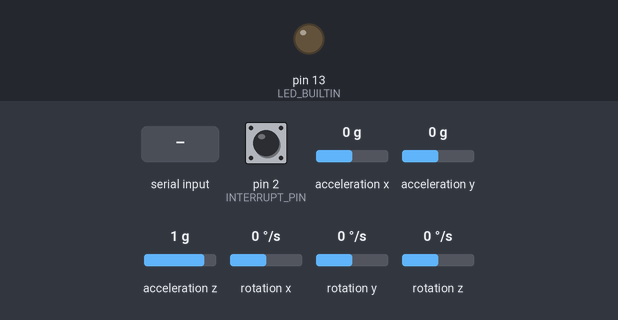
Bench run of a sketch on a simulated Arduino Uno, built with avr-gcc and run on an emulated ATmega328P. Shown: output pins drawn as LEDs (lit = HIGH). Dashed ring = blinking. Inputs (shaded band) come from the test bench; at power-on: acceleration x 0 g, acceleration y 0 g, acceleration z 1 g, rotation z 0 °/s, pin 2 (INTERRUPT_PIN) LOW, rotation x 0 °/s, rotation y 0 °/s. The sensor or clock chip raises its interrupt line as the real part does; what the sketch prints to the serial monitor is not drawn.

Above: at 0.9 s.
1.0 s: "1\n" received over Serial
At 2.29 s:
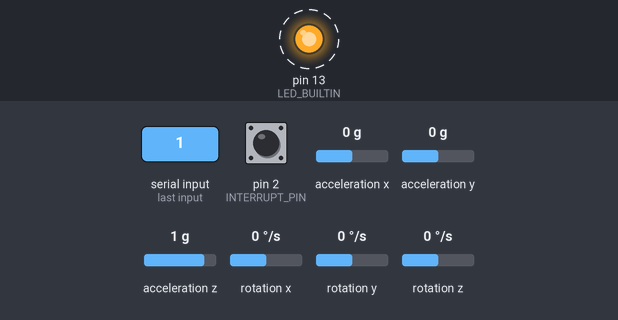
4.0 s: acceleration x set to -1.4 g
7.0 s: acceleration y set to -1.4 g
10.0 s: acceleration z set to -1.4 g
13.0 s: rotation z set to -192 °/s
16.0 s: rotation z set to 0 °/s
Timing chart, 0 to 66.5 s (numbered marks = the images above; inputs shaded):
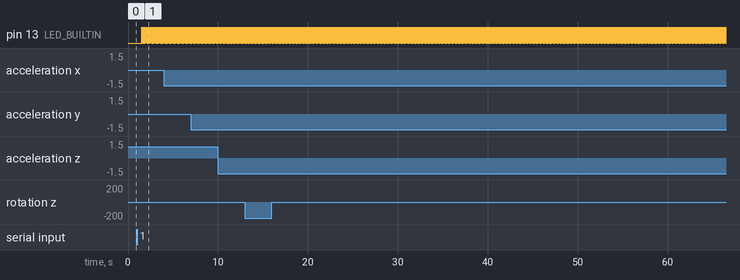

The sketch:

orientation_estimation_dmp.ino
```cpp
/*
  MPU6050 DMP6

  Digital Motion Processor or DMP performs complex motion processing tasks.
  - Fuses the data from the accel, gyro, and external magnetometer if applied,
  compensating individual sensor noise and errors.
  - Detect specific types of motion without the need to continuously monitor
  raw sensor data with a microcontroller.
  - Reduce workload on the microprocessor.
  - Output processed data such as quaternions, Euler angles, and gravity vectors.

  The code includes an auto-calibration and offsets generator tasks. Different
  output formats available.

  This code is compatible with the teapot project by using the teapot output format.

  Circuit: In addition to connection 3.3v, GND, SDA, and SCL, this sketch
  depends on the MPU6050's INT pin being connected to the Arduino's
  external interrupt #0 pin.

  The teapot processing example may be broken due FIFO structure change if using DMP
  6.12 firmware version.

  Find the full MPU6050 library documentation here:
  https://github.com/ElectronicCats/mpu6050/wiki

*/

#include "I2Cdev.h"
#include "MPU6050_6Axis_MotionApps20.h"
//#include "MPU6050_6Axis_MotionApps612.h" // Uncomment this library to work with DMP 6.12 and comment on the above library.

/* MPU6050 default I2C address is 0x68*/
MPU6050 mpu;
//MPU6050 mpu(0x69); //Use for AD0 high
//MPU6050 mpu(0x68, &Wire1); //Use for AD0 low, but 2nd Wire (TWI/I2C) object.

/* OUTPUT FORMAT DEFINITION-------------------------------------------------------------------------------------------
- Use "OUTPUT_READABLE_QUATERNION" for quaternion commponents in [w, x, y, z] format. Quaternion does not
suffer from gimbal lock problems but is harder to parse or process efficiently on a remote host or software
environment like Processing.

- Use "OUTPUT_READABLE_EULER" for Euler angles (in degrees) output, calculated from the quaternions coming
from the FIFO. EULER ANGLES SUFFER FROM GIMBAL LOCK PROBLEM.

- Use "OUTPUT_READABLE_YAWPITCHROLL" for yaw/pitch/roll angles (in degrees) calculated from the quaternions
coming from the FIFO. THIS REQUIRES GRAVITY VECTOR CALCULATION.
YAW/PITCH/ROLL ANGLES SUFFER FROM GIMBAL LOCK PROBLEM.

- Use "OUTPUT_READABLE_REALACCEL" for acceleration components with gravity removed. The accel reference frame
is not compensated for orientation. +X will always be +X according to the sensor.

- Use "OUTPUT_READABLE_WORLDACCEL" for acceleration components with gravity removed and adjusted for the world
reference frame. Yaw is relative if there is no magnetometer present.

-  Use "OUTPUT_TEAPOT" for output that matches the InvenSense teapot demo.
-------------------------------------------------------------------------------------------------------------------------------*/
#define OUTPUT_READABLE_YAWPITCHROLL
#define OUTPUT_READABLE_QUATERNION
//#define OUTPUT_READABLE_EULER
//#define OUTPUT_READABLE_REALACCEL
//#define OUTPUT_READABLE_WORLDACCEL
//#define OUTPUT_TEAPOT

int const INTERRUPT_PIN = 2;  // Define the interruption #0 pin
bool blinkState;

/*---MPU6050 Control/Status Variables---*/
bool DMPReady = false;  // Set true if DMP init was successful
uint8_t MPUIntStatus;   // Holds actual interrupt status byte from MPU
uint8_t devStatus;      // Return status after each device operation (0 = success, !0 = error)
uint16_t packetSize;    // Expected DMP packet size (default is 42 bytes)
uint8_t FIFOBuffer[64]; // FIFO storage buffer

/*---Orientation/Motion Variables---*/
Quaternion q;           // [w, x, y, z]         Quaternion container
VectorInt16 aa;         // [x, y, z]            Accel sensor measurements
VectorInt16 gy;         // [x, y, z]            Gyro sensor measurements
VectorInt16 aaReal;     // [x, y, z]            Gravity-free accel sensor measurements
VectorInt16 aaWorld;    // [x, y, z]            World-frame accel sensor measurements
VectorFloat gravity;    // [x, y, z]            Gravity vector
float euler[3];         // [psi, theta, phi]    Euler angle container
float ypr[3];           // [yaw, pitch, roll]   Yaw/Pitch/Roll container and gravity vector

/*-Packet structure for InvenSense teapot demo-*/
uint8_t teapotPacket[14] = { '$', 0x02, 0, 0, 0, 0, 0, 0, 0, 0, 0x00, 0x00, '\r', '\n' };

/*------Interrupt detection routine------*/
volatile bool MPUInterrupt = false;     // Indicates whether MPU6050 interrupt pin has gone high
void DMPDataReady() {
  MPUInterrupt = true;
}

void setup() {
  #if I2CDEV_IMPLEMENTATION == I2CDEV_ARDUINO_WIRE
    Wire.begin();
    Wire.setClock(400000); // 400kHz I2C clock. Comment on this line if having compilation difficulties
  #elif I2CDEV_IMPLEMENTATION == I2CDEV_BUILTIN_FASTWIRE
    Fastwire::setup(400, true);
  #endif

  Serial.begin(115200); //115200 is required for Teapot Demo output
  while (!Serial);

  /*Initialize device*/
  Serial.println(F("Initializing I2C devices..."));
  mpu.initialize();
  pinMode(INTERRUPT_PIN, INPUT);

  /*Verify connection*/
  Serial.println(F("Testing MPU6050 connection..."));
  if(mpu.testConnection() == false){
    Serial.println("MPU6050 connection failed");
    while(true);
  }
  else {
    Serial.println("MPU6050 connection successful");
  }

  /*Wait for Serial input*/
  Serial.println(F("\nSend any character to begin: "));
  while (Serial.available() && Serial.read()); // Empty buffer
  while (!Serial.available());                 // Wait for data
  while (Serial.available() && Serial.read()); // Empty buffer again

  /* Initializate and configure the DMP*/
  Serial.println(F("Initializing DMP..."));
  devStatus = mpu.dmpInitialize();

  /* Supply your gyro offsets here, scaled for min sensitivity */
  mpu.setXGyroOffset(0);
  mpu.setYGyroOffset(0);
  mpu.setZGyroOffset(0);
  mpu.setXAccelOffset(0);
  mpu.setYAccelOffset(0);
  mpu.setZAccelOffset(0);

  /* Making sure it worked (returns 0 if so) */
  if (devStatus == 0) {
    mpu.CalibrateAccel(6);  // Calibration Time: generate offsets and calibrate our MPU6050
    mpu.CalibrateGyro(6);
    Serial.println("These are the Active offsets: ");
    mpu.PrintActiveOffsets();
    Serial.println(F("Enabling DMP..."));   //Turning ON DMP
    mpu.setDMPEnabled(true);

    /*Enable Arduino interrupt detection*/
    Serial.print(F("Enabling interrupt detection (Arduino external interrupt "));
    Serial.print(digitalPinToInterrupt(INTERRUPT_PIN));
    Serial.println(F(")..."));
    attachInterrupt(digitalPinToInterrupt(INTERRUPT_PIN), DMPDataReady, RISING);
    MPUIntStatus = mpu.getIntStatus();

    /* Set the DMP Ready flag so the main loop() function knows it is okay to use it */
    Serial.println(F("DMP ready! Waiting for first interrupt..."));
    DMPReady = true;
    packetSize = mpu.dmpGetFIFOPacketSize(); //Get expected DMP packet size for later comparison
  }
  else {
    Serial.print(F("DMP Initialization failed (code ")); //Print the error code
    Serial.print(devStatus);
    Serial.println(F(")"));
    // 1 = initial memory load failed
    // 2 = DMP configuration updates failed
  }
  pinMode(LED_BUILTIN, OUTPUT);
}

void loop() {
  if (!DMPReady) return; // Stop the program if DMP programming fails.

  /* Read a packet from FIFO */
  if (mpu.dmpGetCurrentFIFOPacket(FIFOBuffer)) { // Get the Latest packet
    #ifdef OUTPUT_READABLE_YAWPITCHROLL
      /* Display Euler angles in degrees */
      mpu.dmpGetQuaternion(&q, FIFOBuffer);
      mpu.dmpGetGravity(&gravity, &q);
      mpu.dmpGetYawPitchRoll(ypr, &q, &gravity);
      Serial.print("ypr\t");
      Serial.print(ypr[0] * 180/M_PI);
      Serial.print("\t");
      Serial.print(ypr[1] * 180/M_PI);
      Serial.print("\t");
      Serial.println(ypr[2] * 180/M_PI);
    #endif

    #ifdef OUTPUT_READABLE_QUATERNION
      /* Display Quaternion values in easy matrix form: [w, x, y, z] */
      mpu.dmpGetQuaternion(&q, FIFOBuffer);
      Serial.print("quat\t");
      Serial.print(q.w);
      Serial.print("\t");
      Serial.print(q.x);
      Serial.print("\t");
      Serial.print(q.y);
      Serial.print("\t");
      Serial.println(q.z);
    #endif

    #ifdef OUTPUT_READABLE_EULER
      /* Display Euler angles in degrees */
      mpu.dmpGetQuaternion(&q, FIFOBuffer);
      mpu.dmpGetEuler(euler, &q);
      Serial.print("euler\t");
      Serial.print(euler[0] * 180/M_PI);
      Serial.print("\t");
      Serial.print(euler[1] * 180/M_PI);
      Serial.print("\t");
      Serial.println(euler[2] * 180/M_PI);
    #endif

    #ifdef OUTPUT_READABLE_REALACCEL
      /* Display real acceleration, adjusted to remove gravity */
      mpu.dmpGetQuaternion(&q, FIFOBuffer);
      mpu.dmpGetAccel(&aa, FIFOBuffer);
      mpu.dmpGetGravity(&gravity, &q);
      mpu.dmpGetLinearAccel(&aaReal, &aa, &gravity);
      Serial.print("areal\t");
      Serial.print(aaReal.x);
      Serial.print("\t");
      Serial.print(aaReal.y);
      Serial.print("\t");
      Serial.println(aaReal.z);
    #endif

    #ifdef OUTPUT_READABLE_WORLDACCEL
      /* Display initial world-frame acceleration, adjusted to remove gravity
      and rotated based on known orientation from Quaternion */
      mpu.dmpGetQuaternion(&q, FIFOBuffer);
      mpu.dmpGetAccel(&aa, FIFOBuffer);
      mpu.dmpGetGravity(&gravity, &q);
      mpu.dmpGetLinearAccel(&aaReal, &aa, &gravity);
      mpu.dmpGetLinearAccelInWorld(&aaWorld, &aaReal, &q);
      Serial.print("aworld\t");
      Serial.print(aaWorld.x);
      Serial.print("\t");
      Serial.print(aaWorld.y);
      Serial.print("\t");
      Serial.println(aaWorld.z);
    #endif

    #ifdef OUTPUT_TEAPOT
      /* Display quaternion values in InvenSense Teapot demo format */
      teapotPacket[2] = FIFOBuffer[0];
      teapotPacket[3] = FIFOBuffer[1];
      teapotPacket[4] = FIFOBuffer[4];
      teapotPacket[5] = FIFOBuffer[5];
      teapotPacket[6] = FIFOBuffer[8];
      teapotPacket[7] = FIFOBuffer[9];
      teapotPacket[8] = FIFOBuffer[12];
      teapotPacket[9] = FIFOBuffer[13];
      Serial.write(teapotPacket, 14);
      teapotPacket[11]++; // PacketCount, loops at 0xFF on purpose
     #endif

  /* Blink LED to indicate activity */
  blinkState = !blinkState;
  digitalWrite(LED_BUILTIN, blinkState);
  }
}
```

Measured:
- after the input at 1.0 s, pin 13 (LED_BUILTIN): alternates HIGH for 0.01 s and LOW for 0.01 s, starting after 0.52 s
